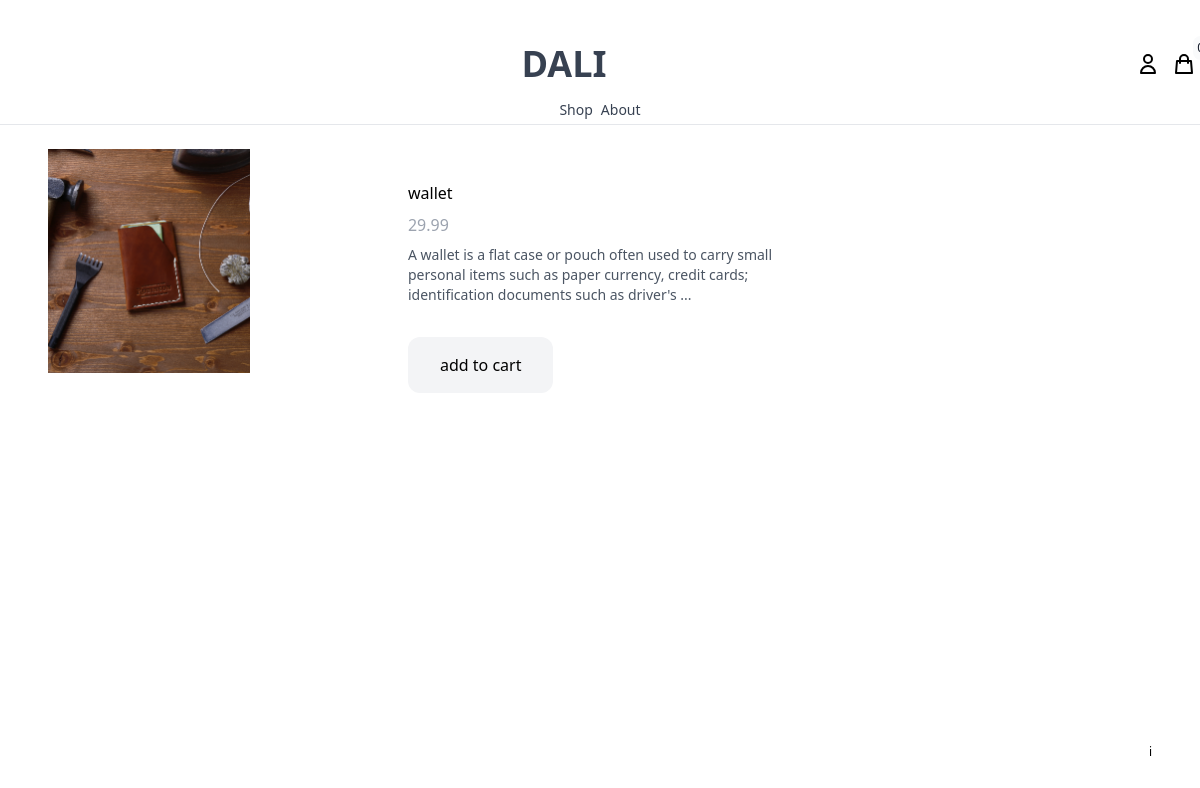
The page /shop/wallet/ on the database its author committed.
### product/models.py (models this page shows, shortened)
class Product(models.Model):
    category = models.ForeignKey(Category, related_name='products', on_delete=models.CASCADE) #on delete cascade is used to delete the category if the product is deleted
    name = models.CharField(max_length=255)
    slug = models.SlugField()
    description = models.TextField(blank=True, null=True)                        #description
    price = models.IntegerField()                                                #price in cents
    created_at = models.DateTimeField(auto_now_add=True)                         #when created , automatically createated
    image = models.ImageField(upload_to='uploads/', blank=True, null=True)       #upload_to - img saving folder
    thumbnail = models.ImageField(upload_to='uploads/', blank=True, null=True)   #upload_to - img saving folder
    class Meta:
        ordering = ('-created_at',)                                             #to see creation date
    def get_display_price(self):
        return self.price / 100                                                 # to see price in  $ converted from cents

### product/views.py (the view)
# urls.py: path('shop/<slug:slug>/', product, name='product'),                                          #<slug:slug> is the slug of the product to be loaded after clicking on the product / dinamic url
def product(request, slug):
    product = get_object_or_404(Product, slug=slug)                         #get the product from the database
    return render(request, 'product/product.html', {'product': product})    #pass the product to the product page

### cart/cart.py (called while the page is built)
    def __len__(self):                                                  #get the length of the cart, how many items are in the cart
        return sum(item['quantity'] for item in self.cart.values())     #return the number of items in the cart

### cart/context_processors.py (called while the page is built)
def cart(request):
    cart = Cart(request)
    return {'cart': cart}   #pass the cart to the template

### product/templates/product/product.html (shortened to what this page needs)
{% extends "core/base.html"%}
{%block content%}
<div class="max-w-6xl mx-auto flex flex-wrap py-6 px-6 xl:px-0 ">
  <div class="images object-cover w-full mb-6 lg:mb-0 lg:w-3/5">
    <img
      class="h-56 w-full object-cover"
      src="{% if product.image %}{{product.image.url}}{% else %}http://via.placeholder.com/240x240x.jpg{% endif %}">
  </div>
  <div class="information w-full lg:w-2/5 lg:p-6">
    <h4 class="text-2 my-2">{{product.name}}</h4>
    <p class="text-gray-400 my-2">{{product.get_display_price}}</p>
    {% if product.description %}
    <p class="text-sm text-gray-600 my-2">{{product.description}}</p>
    {% endif %}
    <a
      href="#"
      class="mt-6 inline-block px-8 py-4 rounded-xl bg-gray-100 text-black hover:bg-yellow-100"
      hx-get="{% url 'add_to_cart' product.id %}"
      hx-target="#menu-cart-button"
      hx-swap="outerHTML"
    >
      add to cart
    </a>
  </div>
</div>
{%endblock%}

### rows shown on the page
Product: image (picture), name "wallet", get_display_price "29.99", description "A wallet is a flat case or pouch often used to carry small personal items such as paper currency, credit cards; identification documents such as driver's ..."
